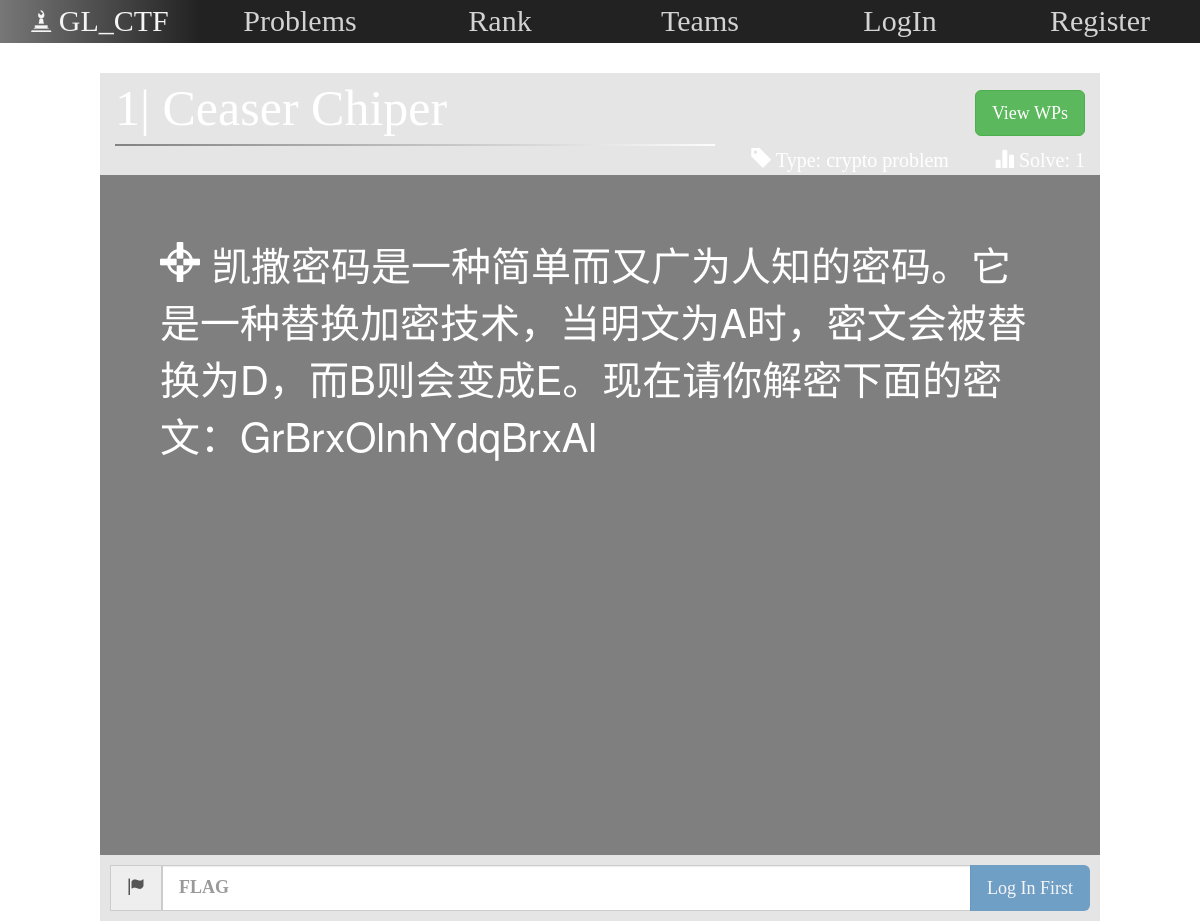
The app's page /problem/?id=1 with its own data.
### CTFweb/models.py (models this page shows, shortened)
class Problem(models.Model):
    PROBLEM_TYPE = (
        (1, 'web problem'),
        (2, 'misc problem'),
        (3, 'pwn problem'),
        (4, 'crypto problem'),
        (5, 'reverse problem'),
    )
    title = models.CharField(max_length=50)
    text = models.CharField(max_length=255)
    type = models.IntegerField(choices=PROBLEM_TYPE)
    answer = models.CharField(max_length=255)
    uploader = models.CharField(max_length=20, default='original')
    scores = models.IntegerField(default=0)
    address = models.CharField(max_length=255, default='')
    answered_user_number = models.IntegerField(default=0)
    answered_user = models.ManyToManyField(User, through='Answer_Ship')
    answered_team = models.ManyToManyField(Team, through='Problem_Team_Ship')
    class Meta:
        ordering = ['id']
        verbose_name = '题目'
        verbose_name_plural = '题目'

### CTFweb/views.py (the view)
# urls.py: url(r'^problem/$', views.problem),
def problem(request):
    login_name = ''
    is_answered = 0
    if request.session.get('id'):
        user = models.User.objects.get(id=request.session.get('id'))
        login_name = user.username
    if request.method == 'GET':
        pro_id = request.GET.get('id')
        problem = models.Problem.objects.get(id=pro_id)
        if login_name:
            user = models.User.objects.get(id=request.session.get('id'))
            is_answered = models.Answer_Ship.objects.filter(user=user, problem=problem).exists()
            return render(request, 'Template_Prob.html', locals())
        return render(request, 'Template_Prob.html', locals())

### templates/Template_Prob.html (shortened to what this page needs)
<!DOCTYPE html>
<html lang="zh-CN">
<head>
		<link rel="stylesheet" href="css/jquery.fullPage.css">
		<link rel="stylesheet" href="https://cdn.staticfile.org/twitter-bootstrap/3.3.7/css/bootstrap.min.css">
</head>
<body>
		<div class="container-fluid">
				<div id="bar" class="row">
                    <div id="logo" class="col-md-2 col-sm-2 col-lg-2">
						<span class="glyphicon glyphicon-bishop" style="font-size: 20px;"></span>
						GL_CTF
					</div>
					<div id="problems" class="col-md-2 col-sm-2 col-lg-2 normal">
						<span>
							Problems
						</span>
					</div>
					<div id="rank" class="col-md-2 col-sm-2 col-lg-2 normal">
						<span>
							Rank
						</span>
					</div>
					<div id="teams" class="col-md-2 col-sm-2 col-lg-2 normal">
						<span>
							Teams
						</span>
					</div>
					<div  id="login" class="col-md-2 col-sm-2 col-lg-2 normal">
						<span>
							{% if login_name %}
                                LogOut
                            {% else %}
                                LogIn
                            {% endif %}
						</span>
					</div>
					<div id="register" class="col-md-2 col-sm-2 col-lg-2 normal">
						<span>
							{% if login_name %}
                                {{login_name}}
                            {% else %}
                                Register
                            {% endif %}
						</span>
					</div>
				</div>
				<div class="row">
				<div class="col-md-offset-1 col-lg-offset-1 col-sm-offset-1 col-md-10 col-sm-10 col-lg-10" id="title">
					{{ problem.id }}| {{ problem.title }}
                    <span class="pull-right">
						<button class="btn btn-success btn-lg" id="towp">View WPs</button>
					</span>
					<div id="gap"></div>
					<div id="solve">
						<span>
							<span class="glyphicon glyphicon-tag"></span>
							Type: {{ problem.get_type_display }}
						</span>
						<span class="glyphicon glyphicon-stats"></span>
						Solve: {{ problem.answered_user_number }}
					</div>
				</div>
				<div class="col-md-offset-1 col-lg-offset-1 col-sm-offset-1 col-md-10 col-sm-10 col-lg-10" id="content">
					<span class="glyphicon glyphicon-screenshot"></span>
					{{ problem.text }}
				</div>
				<div class="col-md-offset-1 col-lg-offset-1 col-sm-offset-1 col-md-10 col-sm-10 col-lg-10" id="flag">
						<div class="input-group input-group-lg">
						  <span class="input-group-addon" id="sizing-addon1">
							  <span class="glyphicon glyphicon-flag"></span>
						  </span>
						  <input type="text" class="form-control" placeholder="FLAG" aria-describedby="sizing-addon1" id="flag_ip">
                            {% if login_name == '' %}
						        <span class="input-group-btn">
						           <button class="btn bg-primary btn-lg disabled">Log In First</button>
                                </span>
                            {% elif is_answered %}
                                <span class="input-group-btn">
						            <button class="btn bg-primary btn-lg disabled">ACCEPTED</button>
						        </span>
                            {% else %}
                                <span class="input-group-btn">
						            <button class="btn bg-primary btn-lg" id="submit">Submit!</button>
						        </span>
                            {% endif %}
						</div>
				</div>
			</div>
		</div>
</body>
</html>

### templates/Template_Prob.html (style rules this page uses)
body { background-image: url(../static/images/Template_Pro.jpg); background-size: cover; opacity: 50; }
#bar { background-color: #222222; margin-bottom: 30px; }
.normal { color: lightgray; font-size: 30px; font-family: "Italic"; text-align: center; border-right: lightgray; }
#title { font-family: "Italic"; font-size: 50px; height: 200%; background-color: rgba(0, 0, 0, 0.1); text-align: left; color: white; }
#gap { border-bottom: 2px solid #00BFFF; border-image: linear-gradient(to right,gray, white) 10 10; width: 600px; height: 2px; }
#solve { font-family: "Italic"; font-size: 20px; text-align: right; }
#content { font-size: 40px; padding: 60px; height: 680px; background-color: rgba(0, 0, 0, 0.5); color: white; }
#flag { background-color: rgba(0, 0, 0, 0.1); font-size: 2px; padding: 10px; font-family: "Italic"; font-weight: bolder; }
#logo { font-family: "Calibri (正文)"; font-size: 30px; color: whitesmoke; text-align: center; background-color: black; background-image: linear-gradient(to right, #777777, #222222); }

### records on screen
Problem: id "1", title "Ceaser Chiper", type "crypto problem", answered_user_number "1", text "凯撒密码是一种简单而又广为人知的密码。它是一种替换加密技术，当明文为A时，密文会被替换为D，而B则会变成E。现在请你解密下面的密文：GrBrxOlnhYdqBrxAl"
